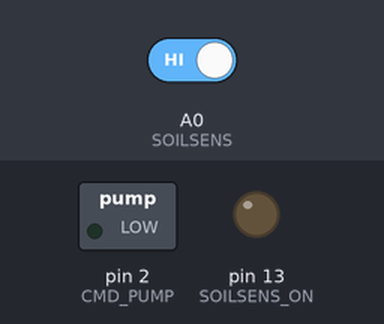
This sketch was run on a simulated Arduino Uno, built with avr-gcc and run on an emulated ATmega328P. Parts: switched loads named in the sketch (green lamp = pin HIGH), output pins drawn as LEDs (lit = HIGH). The test bench sets the inputs (shaded band); at power-on: A0 (SOILSENS) HIGH. The local clock reads 2024-03-15 10:24:30 at power-on unless the sketch sets it; what the sketch prints to the serial monitor is not drawn.

Above: at 0.1 s.
Timing chart, 0 to 1.6 s (numbered marks = the images above):
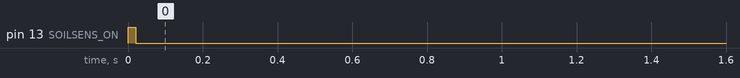

The sketch:

set_clock.ino
```cpp
// (licence header left out)
#include <stdio.h>
#include <DS1302.h>

namespace {

// Set the appropriate digital I/O pin connections. These are the pin
// assignments for the Arduino as well for as the DS1302 chip. See the DS1302
// datasheet:
//
//   http://datasheets.maximintegrated.com/en/ds/DS1302.pdf
const int kCePin   = 10;  // Chip Enable
const int kIoPin   = 11;  // Input/Output
const int kSclkPin = 12;  // Serial Clock


#define CMD_PUMP 2
#define SOILSENS A0
#define SOILSENS_ON 13


// Create a DS1302 object.
DS1302 rtc(kCePin, kIoPin, kSclkPin);

String dayAsString(const Time::Day day) {
  switch (day) {
    case Time::kSunday: return "Sunday";
    case Time::kMonday: return "Monday";
    case Time::kTuesday: return "Tuesday";
    case Time::kWednesday: return "Wednesday";
    case Time::kThursday: return "Thursday";
    case Time::kFriday: return "Friday";
    case Time::kSaturday: return "Saturday";
  }
  return "(unknown day)";
}

void printTime() {
  // Get the current time and date from the chip.
  Time t = rtc.time();

  // Name the day of the week.
  const String day = dayAsString(t.day);

  // Format the time and date and insert into the temporary buffer.
  char buf[50];
  snprintf(buf, sizeof(buf), "%s %04d-%02d-%02d %02d:%02d:%02d",
           day.c_str(),
           t.yr, t.mon, t.date,
           t.hr, t.min, t.sec);

  // Print the formatted string to serial so we can see the time.
  Serial.println(buf);
}

}  // namespace

void setup() {
  Serial.begin(9600);

  pinMode(CMD_PUMP,OUTPUT);
  pinMode(SOILSENS,INPUT);
  digitalWrite(SOILSENS,INPUT_PULLUP);
  pinMode(SOILSENS_ON,OUTPUT);

  digitalWrite(SOILSENS_ON,HIGH);
  delay(10);
  Serial.print("SOIL :");
  Serial.println(digitalRead(A0));
  delay(10);
  digitalWrite(SOILSENS_ON,LOW);

  // Initialize a new chip by turning off write protection and clearing the
  // clock halt flag. These methods needn't always be called. See the DS1302
  // datasheet for details.
  rtc.writeProtect(false);
  rtc.halt(false);

  // Make a new time object to set the date and time.
  // Sunday, September 22, 2013 at 01:38:50.
  Time t(2013, 9, 22, 1, 38, 50, Time::kSunday);

  // Set the time and date on the chip.
  rtc.time(t);
}

// Loop and print the time every second.
void loop() {
  printTime();
  delay(1000);
}
```
